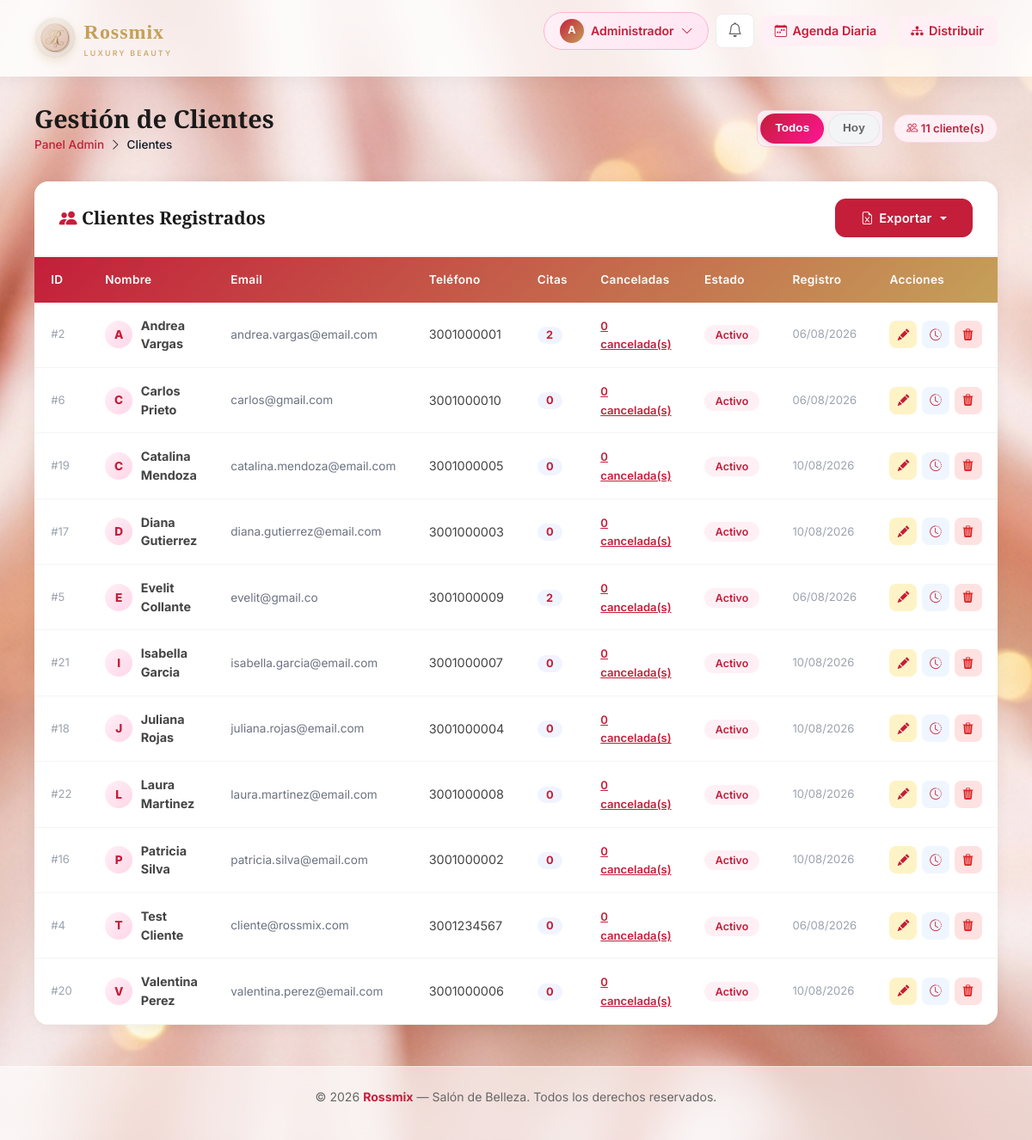
Screenshot of /admin/clientes (signed in) with the database file from the repository.
### app/models/usuario.py (models this page shows, shortened)
class Usuario(db.Model):
    __tablename__ = 'usuario'
    __table_args__ = (
        CheckConstraint("telefono ~ '^[0-9]{10}$'", name='ck_usuario_telefono_10_digitos'),
    )
    id = db.Column(db.Integer, primary_key=True)
    nombre = db.Column(db.String(100), nullable=False)
    email = db.Column(db.String(150), unique=True, nullable=False)
    telefono = db.Column(db.String(10), nullable=False)
    password = db.Column(db.String(200), nullable=False)
    tipo_usuario   = db.Column(db.String(20), nullable=False, index=True)
    fecha_registro = db.Column(db.DateTime, default=datetime.now)
    activo         = db.Column(db.Boolean, default=True)
    id_empleado = db.Column(db.Integer, db.ForeignKey('empleados.id_empleado', ondelete='SET NULL'), nullable=True)
    empleado_vinculado = db.relationship('Empleado', foreign_keys=[id_empleado], backref='usuario_cuenta', uselist=False)
    citas = db.relationship('Cita', backref='cliente', lazy=True, foreign_keys='Cita.id_cliente')
    notificaciones = db.relationship('Notificacion', backref='usuario', lazy=True)

### app/views/admin/clientes.py (the view)
@admin_bp.route('/clientes')
@admin_required
def clientes():
    lista = _obtener_clientes()
    return render_template('admin/clientes.html', clientes=lista, filter_label='Todos')

### app/views/admin/clientes.py (called while the page is built)
def _obtener_clientes():
    from sqlalchemy import func
    clientes = Usuario.query.filter(
        func.lower(func.trim(Usuario.tipo_usuario)) == 'cliente'
    ).order_by(Usuario.nombre).all()
    if not clientes:
        return clientes
    ids = [c.id for c in clientes]
    canceladas_map = dict(
        db.session.query(Cita.id_cliente, func.count())
        .filter(Cita.id_cliente.in_(ids), Cita.estado == 'cancelada')
        .group_by(Cita.id_cliente)
        .all()
    )
    for cliente in clientes:
        cliente.citas_canceladas = canceladas_map.get(cliente.id, 0)
    return clientes

### app/templates/admin/clientes.html (shortened to what this page needs)
{% extends 'base.html' %}
{% block content %}
<div class="page-header">
    <div>
        <h1>{{ view_title or 'Gestión de Clientes' }}</h1>
        <div class="breadcrumb-r">
            <a href="{{ url_for('dashboard_admin') }}">Panel Admin</a>
            <i class="bi bi-chevron-right"></i> <span>Clientes</span>
        </div>
    </div>
    <div style="display:flex;align-items:center;gap:0.75rem;flex-wrap:wrap;">
        <div class="filter-btn-group">
            <a href="{{ url_for('admin_clientes') }}" class="btn-filter {% if filter_label != 'Hoy' %}active{% endif %}">Todos</a>
            <a href="{{ url_for('admin_clientes_hoy') }}" class="btn-filter {% if filter_label == 'Hoy' %}active{% endif %}">Hoy</a>
        </div>
        <span class="meta-badge"><i class="bi bi-people"></i> {{ clientes|length }} cliente(s)</span>
    </div>
</div>
<div class="r-card">
    <div class="r-card-header d-flex justify-content-between align-items-center">
        <h2><i class="bi bi-people-fill" style="color:#c41e3a;"></i> Clientes Registrados</h2>
        <div class="dropdown">
            <button class="btn-rossmix dropdown-toggle" type="button" id="exportClientesDropdown"
                    data-bs-toggle="dropdown" aria-expanded="false" style="background:#c41e3a;">
                <i class="bi bi-file-earmark-excel"></i> Exportar
            </button>
        </div>
    </div>
    {% if clientes %}
    <div style="overflow-x:auto;">
        <table class="r-table">
            <thead>
                <tr><th>ID</th><th>Nombre</th><th>Email</th><th>Teléfono</th><th>Citas</th><th>Canceladas</th><th>Estado</th><th>Registro</th><th>Acciones</th></tr>
            </thead>
            <tbody>
                {% for cliente in clientes %}
                <tr id="cliente-{{ cliente.id }}">
                    <td style="color:#9ca3af;font-size:0.82rem;">#{{ cliente.id }}</td>
                    <td>
                        <div style="display:flex;align-items:center;gap:0.6rem;">
                            <div class="avatar-circle">{{ cliente.nombre[0].upper() }}</div>
                            <strong>{{ cliente.nombre }}</strong>
                        </div>
                    </td>
                    <td style="color:#6b7280;font-size:0.85rem;">{{ cliente.email }}</td>
                    <td>{{ cliente.telefono or '—' }}</td>
                    <td><span class="pill-count">{{ cliente.citas|length }}</span></td>
                    <td>
                        <a href="{{ url_for('admin_citas') }}?estado=cancelada&cliente_id={{ cliente.id }}"
                           style="color:#c41e3a;font-size:0.82rem;font-weight:600;">
                            {{ cliente.citas_canceladas or 0 }} cancelada(s)
                        </a>
                    </td>
                    <td>
                        {% if cliente.activo %}<span class="badge-active">Activo</span>
                        {% else %}<span class="badge-inactive">Inactivo</span>{% endif %}
                    </td>
                    <td style="color:#9ca3af;font-size:0.82rem;">
                        {{ cliente.fecha_registro.strftime('%d/%m/%Y') if cliente.fecha_registro else '—' }}
                    </td>
                    <td>
                        <div class="actions-row">
                            <button onclick="abrirModalEditar({{ cliente.id }}, '{{ cliente.nombre }}')"
                                    class="action-btn edit-action" title="Editar cliente">
                                <i class="bi bi-pencil-fill"></i>
                            </button>
                            <a href="{{ url_for('admin_citas') }}?cliente_id={{ cliente.id }}"
                               class="action-btn history-action" title="Historial de citas">
                                <i class="bi bi-clock-history"></i>
                            </a>
                            <button onclick="confirmarEliminar({{ cliente.id }}, '{{ cliente.nombre }}')"
                                    class="action-btn delete-action" title="Eliminar cliente">
                                <i class="bi bi-trash3-fill"></i>
                            </button>
                        </div>
                    </td>
                </tr>
                {% endfor %}
            </tbody>
        </table>
    </div>
    {% else %}
    <div class="r-card-body" style="text-align:center;padding:3rem;color:#9ca3af;">
        <i class="bi bi-people" style="font-size:2.5rem;display:block;margin-bottom:0.8rem;"></i>
        No hay clientes registrados.
    </div>
    {% endif %}
</div>
{% endblock %}

### app/templates/base.html (shortened to what this page needs)
<!DOCTYPE html>
<html lang="es">
<head>
    <link rel="stylesheet" href="https://cdn.jsdelivr.net/npm/bootstrap-icons@1.11.3/font/bootstrap-icons.min.css">
    <link rel="stylesheet" href="https://cdn.jsdelivr.net/npm/bootstrap@5.3.2/dist/css/bootstrap.min.css">
    <link rel="stylesheet" href="{{ url_for('static', filename='style.css', v='20260818-2') }}">
</head>
<body>
<nav>
    <div class="nav-inner">
        <a href="{{ url_for('main.index') }}" class="logo">
            <img src="{{ url_for('static', filename='images/logo_rossmix_r.png') }}" alt="Rossmix Luxury Beauty">
            <span class="logo-text">Rossmix<small>Luxury Beauty</small></span>
        </a>
        <ul>
            {% if session.usuario_id and request.endpoint != 'main.index' %}
                <li class="profile-dropdown-wrap">
                    <a href="#" class="profile-btn" id="profileBtn">
                        <span class="avatar">{{ session.nombre[0]|upper }}</span>
                        {{ session.nombre|title }}
                        <i class="bi bi-chevron-down icon-small"></i>
                    </a>
                </li>
                <li class="nav-item-notif">
                    <a href="#" id="btnNotifs" title="Notificaciones" class="notif-button">
                        <i class="bi bi-bell icon-bell"></i>
                    </a>
                </li>
                {% if session.tipo_usuario == 'admin' %}
                    <li>
                        <a href="{{ url_for('admin.agenda_diaria') }}" class="nav-chip blue">
                            <i class="bi bi-calendar-week"></i> Agenda Diaria
                        </a>
                    </li>
                    <li>
                        <a href="{{ url_for('admin.citas_distribucion') }}" class="nav-chip purple">
                            <i class="bi bi-diagram-3-fill"></i> Distribuir
                        </a>
                    </li>
                {% elif session.tipo_usuario == 'especialista' %}
                    <li>
                        <a href="{{ url_for('especialista.citas_disponibles') }}" class="nav-chip pink">
                            <i class="bi bi-lightning-fill"></i> Disponibles
                        </a>
                    </li>
                {% else %}
                    <li><a href="{{ url_for('citas.agendar_paso1') }}" class="nav-chip pink"><i class="bi bi-plus-circle"></i> Agendar</a></li>
                {% endif %}
            {% else %}
                <li><a href="{{ url_for('main.index') }}">Inicio</a></li>
                <li><a href="{{ url_for('auth.login') }}">Iniciar Sesión</a></li>
                <li><a href="{{ url_for('auth.registro') }}" class="nav-chip pink">Registrarse</a></li>
            {% endif %}
        </ul>
    </div>
</nav>
<div class="page-wrap">
    {% block content %}{% endblock %}
</div>
<footer>
    <div class="footer-inner">
        <p>&copy; 2026 <strong>Rossmix</strong> — Salón de Belleza. Todos los derechos reservados.</p>
    </div>
</footer>
</body>
</html>

### app/static/style.css (style rules this page uses)
.meta-badge { font-size: 0.88rem; color: #888; background: white; padding: 0.5rem 1rem; border-radius: 8px; border: 1px solid #e5e7eb; }
.pill-count { background: #fff0f6; color: #c41e3a; padding: 0.2rem 0.7rem; border-radius: 20px; font-size: 0.8rem; font-weight: 600; }
.avatar-circle { width: 36px; height: 36px; border-radius: 50%; background: linear-gradient(135deg, #fff0f6, #ffd6e8); display: flex; align-items: center; justify-content: center; font-weight: 700; color: #C41E3A; font-size: 0.9rem; flex-shrink: 0; }
.filter-btn-group { display: inline-flex; align-items: center; gap: 0.3rem; background: #f9f0f4; padding: 0.2rem; border-radius: 10px; border: 1px solid #f0d0df; }
.btn-filter { background: transparent; color: #9ca3af; border: none; border-radius: 8px; padding: 0.35rem 1rem; font-size: 0.83rem; font-weight: 500; text-decoration: none; transition: all 0.2s ease; display: inline-flex; align-items: center; font-family: 'Poppins', sans-serif; }
.btn-filter.active { background: #ffffff; color: #C41E3A; font-weight: 600; box-shadow: 0 1px 6px rgba(196, 30, 58, 0.12); }
.actions-row { display: flex; align-items: center; gap: 0.45rem; }
.edit-action, .history-action, .delete-action { width: 38px; height: 38px; border-radius: 12px; border: none; display: inline-flex; align-items: center; justify-content: center; font-size: 1rem; text-decoration: none; transition: transform 0.15s ease, box-shadow 0.15s ease, background 0.15s ease; cursor: pointer; flex-shrink: 0; box-shadow: none; }
.edit-action { background: #fff0f6; color: #ff1493; }
.history-action { background: #fff0f6; color: #ff1493; }
.delete-action { background: #fff0f6; color: #c41e3a; }

### app/templates/admin/clientes.html (style rules this page uses)
.actions-row { display:flex;align-items:center;gap:0.35rem; }
.action-btn { width:32px;height:32px;border-radius:8px;display:inline-flex;align-items:center;justify-content:center;font-size:0.85rem;text-decoration:none;border:none;cursor:pointer;transition:all 0.2s; }
.edit-action { background:#fef3c7;color:#c41e3a; }
.history-action { background:#eff6ff;color:#c41e3a; }
.delete-action { background:#fee2e2;color:#dc2626; }
.filter-btn-group { display:flex;gap:0.3rem; }
.btn-filter { padding:0.4rem 1rem;border-radius:20px;font-size:0.85rem;font-weight:600;text-decoration:none;color:#666;background:#f3f4f6;border:1.5px solid #e5e7eb;transition:all 0.2s; }
.btn-filter.active,.btn-filter:hover { background:linear-gradient(135deg,#c41e3a,#ff1493);color:white;border-color:transparent; }
.avatar-circle { width:32px;height:32px;border-radius:50%;background:linear-gradient(135deg,#fff0f6,#ffd6e8);color:#c41e3a;display:flex;align-items:center;justify-content:center;font-weight:800;font-size:0.85rem;flex-shrink:0; }
.pill-count { background:#f0f4ff;color:#c41e3a;border-radius:20px;padding:0.15rem 0.65rem;font-size:0.8rem;font-weight:700; }
.meta-badge { background:#fff0f6;color:#c41e3a;border:1.5px solid #ffd6e8;border-radius:20px;padding:0.35rem 0.9rem;font-size:0.82rem;font-weight:600; }

### rows the page displays
Usuario: nombre "Administrador"
Usuario: id "2", nombre "A", nombre "Andrea Vargas", email "andrea.vargas@email.com", telefono "3001000001", citas|length "2", citas_canceladas "0", activo "Activo", fecha_registro "06/08/2026"
Usuario: id "6", nombre "C", nombre "Carlos Prieto", email "carlos@gmail.com", telefono "3001000010", citas|length "0", citas_canceladas "0", activo "Activo", fecha_registro "06/08/2026"
Usuario: id "19", nombre "C", nombre "Catalina Mendoza", email "catalina.mendoza@email.com", telefono "3001000005", citas|length "0", citas_canceladas "0", activo "Activo", fecha_registro "10/08/2026"
Usuario: id "17", nombre "D", nombre "Diana Gutierrez", email "diana.gutierrez@email.com", telefono "3001000003", citas|length "0", citas_canceladas "0", activo "Activo", fecha_registro "10/08/2026"
Usuario: id "5", nombre "E", nombre "Evelit Collante", email "evelit@gmail.co", telefono "3001000009", citas|length "2", citas_canceladas "0", activo "Activo", fecha_registro "06/08/2026"
Usuario: id "21", nombre "I", nombre "Isabella Garcia", email "isabella.garcia@email.com", telefono "3001000007", citas|length "0", citas_canceladas "0", activo "Activo", fecha_registro "10/08/2026"
Usuario: id "18", nombre "J", nombre "Juliana Rojas", email "juliana.rojas@email.com", telefono "3001000004", citas|length "0", citas_canceladas "0", activo "Activo", fecha_registro "10/08/2026"
Usuario: id "22", nombre "L", nombre "Laura Martinez", email "laura.martinez@email.com", telefono "3001000008", citas|length "0", citas_canceladas "0", activo "Activo", fecha_registro "10/08/2026"
Usuario: id "16", nombre "P", nombre "Patricia Silva", email "patricia.silva@email.com", telefono "3001000002", citas|length "0", citas_canceladas "0", activo "Activo", fecha_registro "10/08/2026"
Usuario: id "4", nombre "T", nombre "Test Cliente", email "cliente@rossmix.com", telefono "3001234567", citas|length "0", citas_canceladas "0", activo "Activo", fecha_registro "06/08/2026"
Usuario: id "20", nombre "V", nombre "Valentina Perez", email "valentina.perez@email.com", telefono "3001000006", citas|length "0", citas_canceladas "0", activo "Activo", fecha_registro "10/08/2026"

### other values shown
{{ session.nombre[0]|upper }} "A"
{{ view_title or 'Gestión de Clientes' }} "Gestión de Clientes"
{{ clientes|length }} "11"
